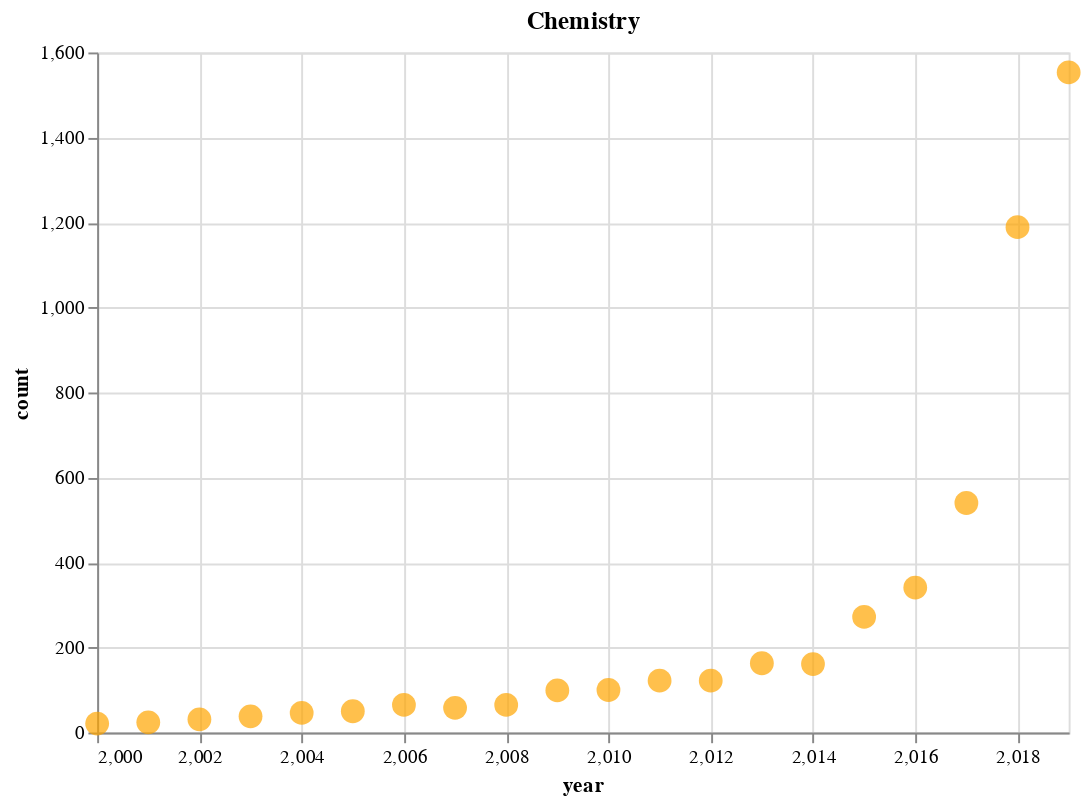

The notebook cell this image was saved under:
### Code cell
charts[1]

### Figure 1 — Vega-Lite specification as saved in the notebook (floating-point values rounded to 4 significant figures)
{"$schema": "https://vega.github.io/schema/vega-lite/v3.4.0.json", "config": {"mark": {"tooltip": null}, "view": {"height": 300, "width": 400}}, "data": {"name": "data-bf10e958205c7f477f07337c889441b0"}, "datasets": {"data-bf10e958205c7f477f07337c889441b0": [{"count": 1553, "year": 2019}, {"count": 1189, "year": 2018}, {"count": 540, "year": 2017}, {"count": 341, "year": 2016}, {"count": 272, "year": 2015}, {"count": 161, "year": 2014}, {"count": 163, "year": 2013}, {"count": 122, "year": 2012}, {"count": 122, "year": 2011}, {"count": 100, "year": 2010}, {"count": 99, "year": 2009}, {"count": 65, "year": 2008}, {"count": 58, "year": 2007}, {"count": 65, "year": 2006}, {"count": 50, "year": 2005}, {"count": 46, "year": 2004}, {"count": 38, "year": 2003}, {"count": 31, "year": 2002}, {"count": 24, "year": 2001}, {"count": 21, "year": 2000}]}, "encoding": {"x": {"field": "year", "scale": {"domain": [2000, 2019]}, "type": "quantitative"}, "y": {"field": "count", "type": "quantitative"}}, "height": 350, "mark": {"color": "orange", "size": 150, "type": "circle"}, "title": "Chemistry", "width": 500}
